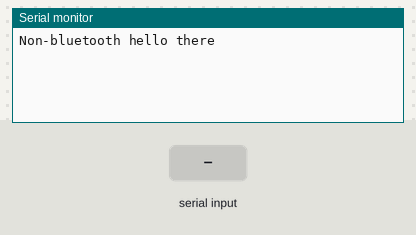
Recording of a sketch running on a simulated Arduino Uno, built with avr-gcc and run on an emulated ATmega328P. Parts: the last lines printed to the serial monitor. Inputs (shaded band) come from the test bench.

Above: at 1.2 s.
1.3 s: "1" received over Serial
At 2.3 s:
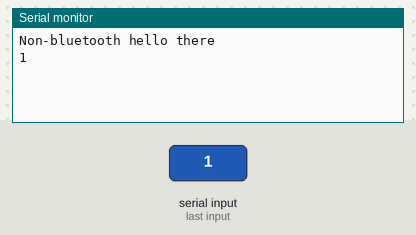
2.8 s: "0" received over Serial
At 3.4 s:
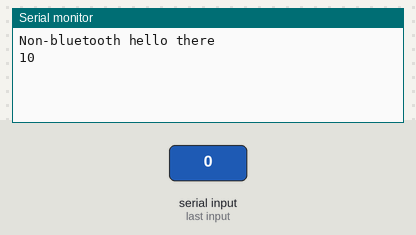

The sketch:

bluetooth_test.ino
```cpp
#include <SoftwareSerial.h>

SoftwareSerial MyBluetooth(10, 11); // RX / TX

String wordOutput;

void setup() {
  // put your setup code here, to run once:
  Serial.begin(9600);
  MyBluetooth.begin(9600);

  Serial.println("Non-bluetooth hello there");
  MyBluetooth.println("Bluetooth hello there");

}

void loop() {
  // put your main code here, to run repeatedly:
  if (MyBluetooth.available())
  {
    wordOutput = MyBluetooth.read();
  }
  else
  {
    MyBluetooth.print(wordOutput);
  }

  if(Serial.available())
    Serial.write(Serial.read());


}
```

Measured:
- after the input at 1.3 s, the serial monitor: prints a new line at once (image 1)
- after the input at 2.8 s, the serial monitor: prints a new line at once (image 2)
